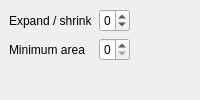
  <widget class="QWidget" name="analysisPostprocessingPage">
   <attribute name="title"><string>Post-processing</string></attribute>
   <layout class="QVBoxLayout" name="analysisPostprocessingPageLayout"><property name="leftMargin"><number>0</number></property><property name="topMargin"><number>0</number></property><property name="rightMargin"><number>0</number></property><property name="bottomMargin"><number>0</number></property>
    <item><widget class="QWidget" name="analysisPostprocessing"><property name="sizePolicy"><sizepolicy hsizetype="Preferred" vsizetype="Fixed"><horstretch>0</horstretch><verstretch>0</verstretch></sizepolicy></property>
  <layout class="QGridLayout" name="analysisPostprocessingLayout" columnstretch="1,1,2">
   <item row="0" column="0"><widget class="QLabel" name="analysisExpansionLabel"><property name="text"><string>Expand / shrink</string></property></widget></item>
   <item row="0" column="1"><widget class="QSpinBox" name="analysisExpansion"><property name="sizePolicy"><sizepolicy hsizetype="Ignored" vsizetype="Fixed"><horstretch>0</horstretch><verstretch>0</verstretch></sizepolicy></property><property name="minimum"><number>-2147483647</number></property><property name="maximum"><number>2147483647</number></property><property name="suffix"><string> px</string></property></widget></item>
   <item row="1" column="0"><widget class="QLabel" name="analysisMinimumAreaLabel"><property name="text"><string>Minimum area</string></property></widget></item>
   <item row="1" column="1"><widget class="QSpinBox" name="analysisMinimumArea"><property name="sizePolicy"><sizepolicy hsizetype="Ignored" vsizetype="Fixed"><horstretch>0</horstretch><verstretch>0</verstretch></sizepolicy></property><property name="singleStep"><number>25</number></property><property name="maximum"><number>2147483647</number></property><property name="suffix"><string> px</string></property></widget></item>
  <item row="0" column="2"><spacer name="analysisPostprocessingSpacer0"><property name="orientation"><enum>Qt::Horizontal</enum></property><property name="sizeHint" stdset="0"><size><width>0</width><height>0</height></size></property></spacer></item>
<item row="1" column="2"><spacer name="analysisPostprocessingSpacer1"><property name="orientation"><enum>Qt::Horizontal</enum></property><property name="sizeHint" stdset="0"><size><width>0</width><height>0</height></size></property></spacer></item>
</layout>

    </widget></item>
    <item><spacer name="analysisPostprocessingVerticalSpacer"><property name="orientation"><enum>Qt::Vertical</enum></property><property name="sizeHint" stdset="0"><size><width>0</width><height>0</height></size></property></spacer></item>
   </layout>
  </widget>
